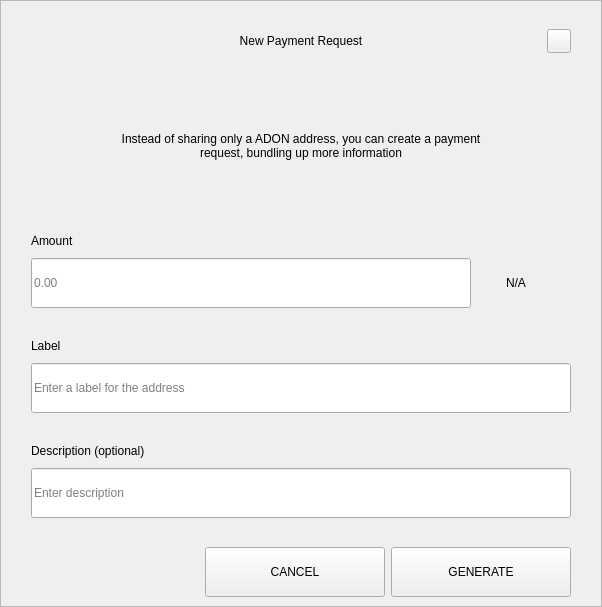
<?xml version="1.0" encoding="UTF-8"?>
<ui version="4.0">
 <class>RequestDialog</class>
 <widget class="QDialog" name="RequestDialog">
  <property name="geometry">
   <rect>
    <x>0</x>
    <y>0</y>
    <width>602</width>
    <height>607</height>
   </rect>
  </property>
  <property name="windowTitle">
   <string notr="true">N/A</string>
  </property>
  <layout class="QVBoxLayout" name="verticalLayout_5">
   <property name="spacing">
    <number>0</number>
   </property>
   <property name="leftMargin">
    <number>0</number>
   </property>
   <property name="topMargin">
    <number>0</number>
   </property>
   <property name="rightMargin">
    <number>0</number>
   </property>
   <property name="bottomMargin">
    <number>0</number>
   </property>
   <item>
    <widget class="QFrame" name="frame">
     <property name="styleSheet">
      <string notr="true"/>
     </property>
     <property name="frameShape">
      <enum>QFrame::StyledPanel</enum>
     </property>
     <property name="frameShadow">
      <enum>QFrame::Raised</enum>
     </property>
     <layout class="QVBoxLayout" name="verticalLayout_4" stretch="1,0,0">
      <property name="spacing">
       <number>0</number>
      </property>
      <property name="leftMargin">
       <number>30</number>
      </property>
      <property name="topMargin">
       <number>20</number>
      </property>
      <property name="rightMargin">
       <number>30</number>
      </property>
      <property name="bottomMargin">
       <number>0</number>
      </property>
      <item>
       <layout class="QHBoxLayout" name="horizontalLayout_3">
        <property name="spacing">
         <number>0</number>
        </property>
        <item>
         <spacer name="horizontalSpacer_21">
          <property name="orientation">
           <enum>Qt::Horizontal</enum>
          </property>
          <property name="sizeHint" stdset="0">
           <size>
            <width>40</width>
            <height>20</height>
           </size>
          </property>
         </spacer>
        </item>
        <item>
         <widget class="QLabel" name="labelTitle">
          <property name="minimumSize">
           <size>
            <width>0</width>
            <height>40</height>
           </size>
          </property>
          <property name="maximumSize">
           <size>
            <width>16777215</width>
            <height>40</height>
           </size>
          </property>
          <property name="styleSheet">
           <string notr="true">padding-left:24px;</string>
          </property>
          <property name="text">
           <string>New Payment Request</string>
          </property>
          <property name="alignment">
           <set>Qt::AlignCenter</set>
          </property>
          <property name="margin">
           <number>7</number>
          </property>
         </widget>
        </item>
        <item>
         <spacer name="horizontalSpacer">
          <property name="orientation">
           <enum>Qt::Horizontal</enum>
          </property>
          <property name="sizeHint" stdset="0">
           <size>
            <width>40</width>
            <height>20</height>
           </size>
          </property>
         </spacer>
        </item>
        <item>
         <widget class="QPushButton" name="btnEsc">
          <property name="minimumSize">
           <size>
            <width>24</width>
            <height>24</height>
           </size>
          </property>
          <property name="maximumSize">
           <size>
            <width>24</width>
            <height>24</height>
           </size>
          </property>
          <property name="focusPolicy">
           <enum>Qt::NoFocus</enum>
          </property>
          <property name="text">
           <string/>
          </property>
         </widget>
        </item>
       </layout>
      </item>
      <item>
       <widget class="QStackedWidget" name="stack">
        <property name="minimumSize">
         <size>
          <width>540</width>
          <height>0</height>
         </size>
        </property>
        <property name="maximumSize">
         <size>
          <width>540</width>
          <height>16777215</height>
         </size>
        </property>
        <property name="currentIndex">
         <number>0</number>
        </property>
        <widget class="QWidget" name="page_1">
         <property name="minimumSize">
          <size>
           <width>540</width>
           <height>0</height>
          </size>
         </property>
         <property name="maximumSize">
          <size>
           <width>540</width>
           <height>16777215</height>
          </size>
         </property>
         <layout class="QVBoxLayout" name="layout1">
          <property name="spacing">
           <number>0</number>
          </property>
          <property name="leftMargin">
           <number>0</number>
          </property>
          <property name="topMargin">
           <number>0</number>
          </property>
          <property name="rightMargin">
           <number>0</number>
          </property>
          <property name="bottomMargin">
           <number>0</number>
          </property>
          <item>
           <spacer name="verticalSpacer_21">
            <property name="orientation">
             <enum>Qt::Vertical</enum>
            </property>
            <property name="sizeType">
             <enum>QSizePolicy::Fixed</enum>
            </property>
            <property name="sizeHint" stdset="0">
             <size>
              <width>20</width>
              <height>30</height>
             </size>
            </property>
           </spacer>
          </item>
          <item alignment="Qt::AlignHCenter">
           <widget class="QLabel" name="labelMessage">
            <property name="minimumSize">
             <size>
              <width>400</width>
              <height>50</height>
             </size>
            </property>
            <property name="text">
             <string>Instead of sharing only a ADON address, you can create a payment request, bundling up more information</string>
            </property>
            <property name="alignment">
             <set>Qt::AlignCenter</set>
            </property>
            <property name="wordWrap">
             <bool>true</bool>
            </property>
           </widget>
          </item>
          <item alignment="Qt::AlignBottom">
           <widget class="QWidget" name="containerAmount" native="true">
            <layout class="QVBoxLayout" name="verticalLayout">
             <property name="spacing">
              <number>9</number>
             </property>
             <property name="leftMargin">
              <number>0</number>
             </property>
             <property name="topMargin">
              <number>0</number>
             </property>
             <property name="rightMargin">
              <number>0</number>
             </property>
             <property name="bottomMargin">
              <number>0</number>
             </property>
             <item>
              <widget class="QLabel" name="labelSubtitleAmount">
               <property name="minimumSize">
                <size>
                 <width>350</width>
                 <height>16</height>
                </size>
               </property>
               <property name="maximumSize">
                <size>
                 <width>16777215</width>
                 <height>16</height>
                </size>
               </property>
               <property name="text">
                <string>Amount</string>
               </property>
              </widget>
             </item>
             <item alignment="Qt::AlignTop">
              <widget class="QWidget" name="layoutAmount" native="true">
               <layout class="QHBoxLayout" name="horizontalLayout" stretch="2,0">
                <property name="spacing">
                 <number>0</number>
                </property>
                <property name="leftMargin">
                 <number>0</number>
                </property>
                <property name="topMargin">
                 <number>0</number>
                </property>
                <property name="rightMargin">
                 <number>0</number>
                </property>
                <property name="bottomMargin">
                 <number>0</number>
                </property>
                <item>
                 <widget class="QLineEdit" name="lineEditAmount">
                  <property name="minimumSize">
                   <size>
                    <width>0</width>
                    <height>50</height>
                   </size>
                  </property>
                  <property name="maximumSize">
                   <size>
                    <width>16777215</width>
                    <height>50</height>
                   </size>
                  </property>
                  <property name="placeholderText">
                   <string notr="true">0.00</string>
                  </property>
                 </widget>
                </item>
                <item>
                 <widget class="QWidget" name="comboContainer" native="true">
                  <property name="minimumSize">
                   <size>
                    <width>100</width>
                    <height>50</height>
                   </size>
                  </property>
                  <property name="maximumSize">
                   <size>
                    <width>16777215</width>
                    <height>50</height>
                   </size>
                  </property>
                  <layout class="QHBoxLayout" name="horizontalLayout_31">
                   <property name="spacing">
                    <number>0</number>
                   </property>
                   <property name="leftMargin">
                    <number>0</number>
                   </property>
                   <property name="topMargin">
                    <number>0</number>
                   </property>
                   <property name="rightMargin">
                    <number>10</number>
                   </property>
                   <property name="bottomMargin">
                    <number>0</number>
                   </property>
                   <item>
                    <widget class="QLabel" name="comboBoxCoin">
                     <property name="text">
                      <string notr="true">N/A</string>
                     </property>
                     <property name="alignment">
                      <set>Qt::AlignCenter</set>
                     </property>
                    </widget>
                   </item>
                  </layout>
                 </widget>
                </item>
               </layout>
              </widget>
             </item>
            </layout>
           </widget>
          </item>
          <item>
           <spacer name="verticalSpacer_31">
            <property name="orientation">
             <enum>Qt::Vertical</enum>
            </property>
            <property name="sizeType">
             <enum>QSizePolicy::Fixed</enum>
            </property>
            <property name="sizeHint" stdset="0">
             <size>
              <width>20</width>
              <height>30</height>
             </size>
            </property>
           </spacer>
          </item>
          <item>
           <layout class="QVBoxLayout" name="verticalLayoutLabel">
            <property name="spacing">
             <number>9</number>
            </property>
            <item>
             <widget class="QLabel" name="labelSubtitleLabel">
              <property name="minimumSize">
               <size>
                <width>0</width>
                <height>16</height>
               </size>
              </property>
              <property name="maximumSize">
               <size>
                <width>16777215</width>
                <height>16</height>
               </size>
              </property>
              <property name="text">
               <string>Label</string>
              </property>
             </widget>
            </item>
            <item>
             <widget class="QLineEdit" name="lineEditLabel">
              <property name="minimumSize">
               <size>
                <width>0</width>
                <height>50</height>
               </size>
              </property>
              <property name="maximumSize">
               <size>
                <width>16777215</width>
                <height>50</height>
               </size>
              </property>
              <property name="placeholderText">
               <string>Enter a label for the address</string>
              </property>
             </widget>
            </item>
           </layout>
          </item>
          <item>
           <spacer name="verticalSpacer_34">
            <property name="orientation">
             <enum>Qt::Vertical</enum>
            </property>
            <property name="sizeType">
             <enum>QSizePolicy::Fixed</enum>
            </property>
            <property name="sizeHint" stdset="0">
             <size>
              <width>20</width>
              <height>30</height>
             </size>
            </property>
           </spacer>
          </item>
          <item>
           <layout class="QVBoxLayout" name="verticalLayoutDescription">
            <property name="spacing">
             <number>9</number>
            </property>
            <item>
             <widget class="QLabel" name="labelSubtitleDescription">
              <property name="minimumSize">
               <size>
                <width>0</width>
                <height>16</height>
               </size>
              </property>
              <property name="maximumSize">
               <size>
                <width>16777215</width>
                <height>16</height>
               </size>
              </property>
              <property name="text">
               <string>Description (optional)</string>
              </property>
             </widget>
            </item>
            <item>
             <widget class="QLineEdit" name="lineEditDescription">
              <property name="minimumSize">
               <size>
                <width>0</width>
                <height>50</height>
               </size>
              </property>
              <property name="maximumSize">
               <size>
                <width>16777215</width>
                <height>50</height>
               </size>
              </property>
              <property name="placeholderText">
               <string>Enter description</string>
              </property>
             </widget>
            </item>
            <item>
             <spacer name="verticalSpacer_4">
              <property name="orientation">
               <enum>Qt::Vertical</enum>
              </property>
              <property name="sizeType">
               <enum>QSizePolicy::Fixed</enum>
              </property>
              <property name="sizeHint" stdset="0">
               <size>
                <width>20</width>
                <height>20</height>
               </size>
              </property>
             </spacer>
            </item>
           </layout>
          </item>
         </layout>
        </widget>
        <widget class="QWidget" name="page_2">
         <layout class="QVBoxLayout" name="layout2">
          <item>
           <spacer name="verticalSpacer_5">
            <property name="orientation">
             <enum>Qt::Vertical</enum>
            </property>
            <property name="sizeType">
             <enum>QSizePolicy::Fixed</enum>
            </property>
            <property name="sizeHint" stdset="0">
             <size>
              <width>20</width>
              <height>50</height>
             </size>
            </property>
           </spacer>
          </item>
          <item alignment="Qt::AlignHCenter">
           <widget class="QLabel" name="labelQrImg">
            <property name="minimumSize">
             <size>
              <width>260</width>
              <height>260</height>
             </size>
            </property>
            <property name="maximumSize">
             <size>
              <width>260</width>
              <height>260</height>
             </size>
            </property>
            <property name="text">
             <string/>
            </property>
            <property name="alignment">
             <set>Qt::AlignCenter</set>
            </property>
           </widget>
          </item>
          <item>
           <spacer name="verticalSpacer_2">
            <property name="orientation">
             <enum>Qt::Vertical</enum>
            </property>
            <property name="sizeType">
             <enum>QSizePolicy::Fixed</enum>
            </property>
            <property name="sizeHint" stdset="0">
             <size>
              <width>20</width>
              <height>30</height>
             </size>
            </property>
           </spacer>
          </item>
          <item alignment="Qt::AlignHCenter">
           <widget class="QLabel" name="labelAddress">
            <property name="text">
             <string notr="true">N/A </string>
            </property>
           </widget>
          </item>
          <item>
           <spacer name="verticalSpacer_32">
            <property name="orientation">
             <enum>Qt::Vertical</enum>
            </property>
            <property name="sizeType">
             <enum>QSizePolicy::Expanding</enum>
            </property>
            <property name="sizeHint" stdset="0">
             <size>
              <width>20</width>
              <height>20</height>
             </size>
            </property>
           </spacer>
          </item>
          <item>
           <layout class="QHBoxLayout" name="horizontal">
            <property name="leftMargin">
             <number>20</number>
            </property>
            <property name="rightMargin">
             <number>20</number>
            </property>
            <property name="bottomMargin">
             <number>20</number>
            </property>
            <item>
             <spacer name="horizontalSpacer_4">
              <property name="orientation">
               <enum>Qt::Horizontal</enum>
              </property>
              <property name="sizeHint" stdset="0">
               <size>
                <width>40</width>
                <height>20</height>
               </size>
              </property>
             </spacer>
            </item>
            <item>
             <widget class="QPushButton" name="btnCopyAddress">
              <property name="minimumSize">
               <size>
                <width>180</width>
                <height>50</height>
               </size>
              </property>
              <property name="text">
               <string>COPY ADDRESS</string>
              </property>
             </widget>
            </item>
            <item>
             <widget class="QPushButton" name="btnCopyUrl">
              <property name="minimumSize">
               <size>
                <width>180</width>
                <height>50</height>
               </size>
              </property>
              <property name="text">
               <string>COPY URL</string>
              </property>
             </widget>
            </item>
            <item>
             <spacer name="horizontalSpacer_2">
              <property name="orientation">
               <enum>Qt::Horizontal</enum>
              </property>
              <property name="sizeHint" stdset="0">
               <size>
                <width>40</width>
                <height>20</height>
               </size>
              </property>
             </spacer>
            </item>
           </layout>
          </item>
         </layout>
        </widget>
       </widget>
      </item>
      <item>
       <widget class="QWidget" name="buttonsStack" native="true">
        <layout class="QHBoxLayout" name="horizontalLayout_5">
         <property name="leftMargin">
          <number>20</number>
         </property>
         <property name="rightMargin">
          <number>0</number>
         </property>
         <item>
          <spacer name="horizontalSpacer_41">
           <property name="orientation">
            <enum>Qt::Horizontal</enum>
           </property>
           <property name="sizeHint" stdset="0">
            <size>
             <width>40</width>
             <height>20</height>
            </size>
           </property>
          </spacer>
         </item>
         <item>
          <widget class="QPushButton" name="btnCancel">
           <property name="minimumSize">
            <size>
             <width>180</width>
             <height>50</height>
            </size>
           </property>
           <property name="focusPolicy">
            <enum>Qt::NoFocus</enum>
           </property>
           <property name="text">
            <string>CANCEL</string>
           </property>
          </widget>
         </item>
         <item>
          <widget class="QPushButton" name="btnSave">
           <property name="minimumSize">
            <size>
             <width>180</width>
             <height>50</height>
            </size>
           </property>
           <property name="focusPolicy">
            <enum>Qt::NoFocus</enum>
           </property>
           <property name="text">
            <string>GENERATE</string>
           </property>
          </widget>
         </item>
        </layout>
       </widget>
      </item>
     </layout>
    </widget>
   </item>
  </layout>
 </widget>
 <resources/>
 <connections/>
</ui>
